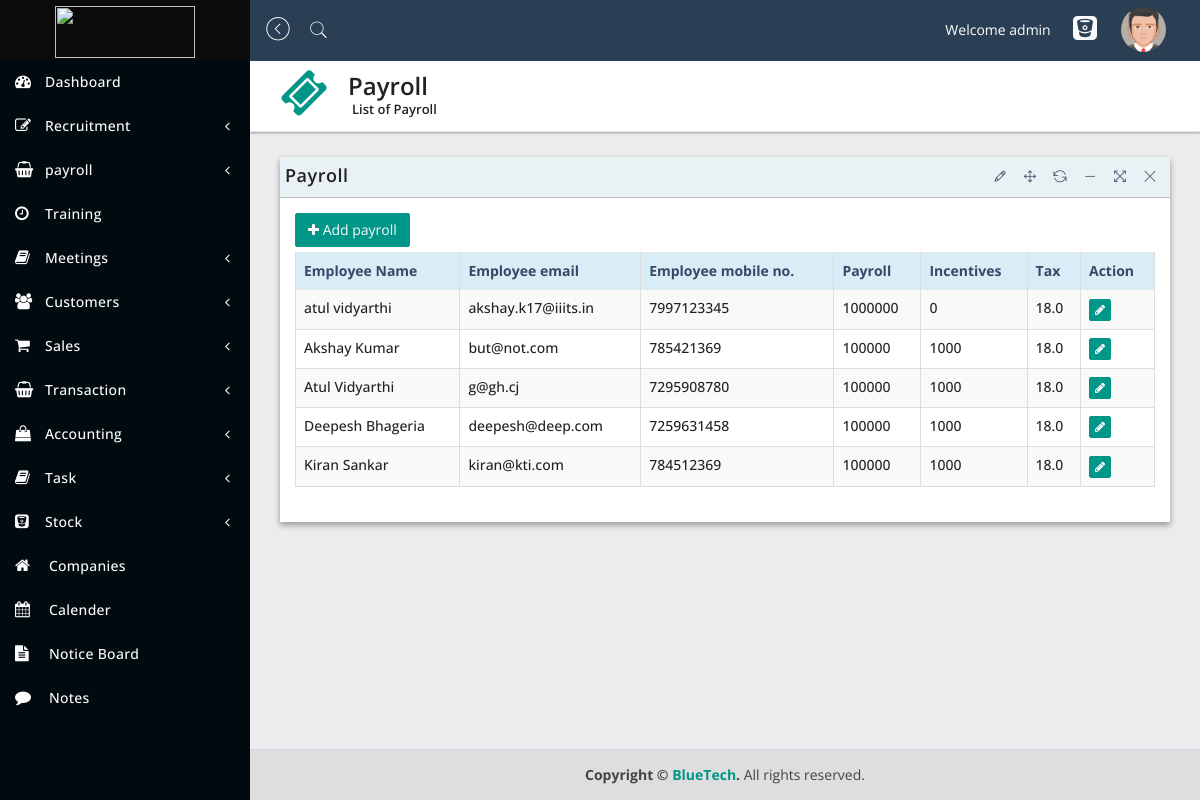
/hr/payroll/ (signed in), run on the app's committed database.
### HR/models.py (models this page shows)
class Salary(models.Model):
    employee_id = models.ForeignKey(Employee, on_delete=models.CASCADE)
    payroll = models.IntegerField()
    Incentives = models.IntegerField()
    tax = models.FloatField()
    class Meta:
        unique_together = ['employee_id']

### Users/models.py (models this page shows)
class Employee(models.Model):
    first_name = models.CharField(max_length=100)
    last_name = models.CharField(max_length=100)
    user = models.OneToOneField(User, on_delete=models.CASCADE)
    phone_no = models.CharField(max_length=15, null=True)
    date = models.DateField(null=True)
    GENDER_CHOICES = (('M', 'Male'),
                      ('F', 'Female'),)
    gender = models.CharField(max_length=50, null=True, choices=GENDER_CHOICES)
    DEPT_CHOICES = (('CEO', 'CEO'),
                    ('HR', 'HR'),
                    ('SALES', 'SALES'),
                    ('ACCOUNTS', 'ACCOUNTS'))
    dept = models.CharField(max_length=100, choices=DEPT_CHOICES)
    position = models.CharField(max_length=50, null=True)
    date_of_joining = models.DateField(null=True)
    reporting_to = models.ForeignKey(
        "Employee", null=True, on_delete=models.CASCADE)
    is_verified = models.BooleanField()
    is_complete = models.BooleanField()
    cv = models.FileField(upload_to='Media/cv')
    profile_pic = models.ImageField(upload_to='Media/profile_pics')
    def __str__(self):
        return self.user.username

### HR/views.py (the view)
# urls.py: path('payroll/', views.payroll, name='payroll'),
@login_required
def payroll(request):
    department = request.user.employee.dept
    if request.method == 'POST':
        payroll_form = PayrollForm(request.POST)
        if payroll_form.is_valid():
            payroll_form.save()
            return redirect(request.META.get('HTTP_REFERER'))
    else:
        payroll_form = PayrollForm()
    salary = Salary.objects.all()
    return render(request, 'HR/payroll.html',
                  context={'department': department, 'payroll_form': payroll_form, 'payroll': salary})

### templates/HR/payroll.html (shortened to what this page needs)
{% extends 'home/navbar.html' %}
{% load widget_tweaks %}
{% block body %}
    <div class="content-wrapper">
        <section class="content-header">
            <div class="header-icon">
                <i class="fa fa-ticket"></i>
            </div>
            <div class="header-title">
                <h1>Payroll</h1>
                <small>List of Payroll</small>
            </div>
        </section>
        <section class="content">
            <div class="row">
                <div class="col-sm-12">
                    <div class="panel panel-bd lobidrag">
                        <div class="panel-heading">
                            <div class="btn-group" id="buttonexport">
                                <a href="#">
                                    <h4>Payroll</h4>
                                </a>
                            </div>
                        </div>
                        <div class="panel-body">
                            <div class="btn-group">
                                <div class="buttonexport" id="buttonexport">
                                    <a href="#" class="btn btn-add" data-toggle="modal" data-target="#addnot"><i
                                            class="fa fa-plus"></i> Add payroll</a>
                                </div>
                            </div>
                            <div class="table-responsive">
                                <table id="dataTableExample1" class="table table-bordered table-striped table-hover">
                                    <thead>
                                    <tr class="info">
                                        <th>Employee Name</th>
                                        <th>Employee email</th>
                                        <th>Employee mobile no.</th>
                                        <th>Payroll</th>
                                        <th>Incentives</th>
                                        <th>Tax</th>
                                        <th>Action</th>
                                    </tr>
                                    </thead>
                                    <tbody>
                                    {% for pay in payroll %}
                                        <tr>
                                            <td>{{ pay.employee_id.first_name }}&nbsp;{{ pay.employee_id.last_name }}</td>
                                            <td>{{ pay.employee_id.user.email }}</td>
                                            <td>{{ pay.employee_id.phone_no }}</td>
                                            <td>{{ pay.payroll }}</td>
                                            <td>{{ pay.Incentives }}</td>
                                            <td>{{ pay.tax }}</td>
                                            <td>
                                                <button type="button" class="btn btn-add btn-xs" data-toggle="modal"
                                                        data-target="#update"><i class="fa fa-pencil"></i></button>
                                            </td>
                                        </tr>
                                    {% endfor %}
                                    </tbody>
                                </table>
                            </div>
                        </div>
                    </div>
                </div>
            </div>
        </section>
    </div>
{% endblock %}

### templates/home/navbar.html (shortened to what this page needs)
{% load static %}
<!DOCTYPE html>
<html lang="en">
<head>
    <link href="{% static 'assets/plugins/jquery-ui-1.12.1/jquery-ui.min.css' %}" rel="stylesheet" type="text/css"/>
    <link href="{% static 'assets/bootstrap/css/bootstrap.min.css' %}" rel="stylesheet" type="text/css"/>
    <link href="{% static 'assets/plugins/lobipanel/lobipanel.min.css' %}" rel="stylesheet" type="text/css"/>
    <link href="{% static 'assets/plugins/pace/flash.css' %}" rel="stylesheet" type="text/css"/>
    <link href="{% static 'assets/font-awesome/css/font-awesome.min.css' %}" rel="stylesheet" type="text/css"/>
    <link href="{% static 'assets/pe-icon-7-stroke/css/pe-icon-7-stroke.css' %}" rel="stylesheet" type="text/css"/>
    <link href="{% static 'assets/themify-icons/themify-icons.css' %}" rel="stylesheet" type="text/css"/>
    <link href="{% static 'assets/plugins/emojionearea/emojionearea.min.css' %}" rel="stylesheet" type="text/css"/>
    <link href="{% static 'assets/plugins/monthly/monthly.css' %}" rel="stylesheet" type="text/css"/>
    <link href="{% static 'assets/dist/css/stylecrm.css' %}" rel="stylesheet" type="text/css"/>
</head>
<body class="hold-transition sidebar-mini">
<div class="wrapper">
    <header class="main-header">
        <a href="{% url 'users:dashboard' %}" class="logo">
            <span class="logo-lg">
               <img src="{% static 'assets/images/logo.png' %}" style='width:80%;' alt="">
               </span>
        </a>
        <nav class="navbar navbar-static-top">
            <a href="#" class="sidebar-toggle" data-toggle="offcanvas" role="button">
                <span class="pe-7s-angle-left-circle"></span>
            </a>
            <a href="#search"><span class="pe-7s-search"></span></a>
            <div class="navbar-custom-menu">
                <ul class="nav navbar-nav">
                    <li><br><span style="color: white">Welcome {{ user.username }}</span>&nbsp;&nbsp;</li>
                    <li>
                        <a href="{% url 'users:hr:complaints_add' %}">
                            <i class="fa fa-bitbucket-square"></i>
                        </a>
                    </li>
                    <li class="dropdown dropdown-user">
                        <a href="#" class="dropdown-toggle" data-toggle="dropdown">
                            <img src="{% static 'assets/dist/img/avatar5.png' %}" class="img-circle" width="45"
                                 height="45" alt="user"></a>
                    </li>
                </ul>
            </div>
        </nav>
    </header>
    <aside class="main-sidebar">
        <div class="sidebar">
            <ul class="sidebar-menu">
                <li class="active">
                    <a href="{% url 'users:dashboard' %}"><i class="fa fa-tachometer"></i><span>Dashboard</span>
                    </a>
                </li>
                {% if department == 'CEO' %}
                    {% include 'HR/hr_navbar.html' %}
                    {% include 'Sales/sales_navbar.html' %}
                    {% include 'Accounts/accounts_navbar.html' %}
                {% endif %}
                <li class="treeview">
                    <a href="#">
                        <i class="fa fa-book"></i><span>Task</span>
                        <span class="pull-right-container">
                     <i class="fa fa-angle-left pull-right"></i>
                     </span>
                    </a>
                </li>
                <li class="treeview">
                    <a href="#">
                        <i class="fa fa-bitbucket-square"></i><span>Stock</span>
                        <span class="pull-right-container">
                     <i class="fa fa-angle-left pull-right"></i>
                     </span>
                    </a>
                </li>
                <li>
                    <a href="company.html">
                        <i class="fa fa-home"></i> <span>Companies</span>
                    </a>
                </li>
                <li>
                    <a href="calender.html">
                        <i class="fa fa-calendar"></i> <span>Calender</span>
                    </a>
                </li>
                <li>
                    <a href="notice.html">
                        <i class="fa fa-file-text"></i> <span>Notice Board</span>
                    </a>
                </li>
                <li>
                    <a href="note.html">
                        <i class="fa fa-comment"></i> <span>Notes</span>
                    </a>
                </li>
            </ul>
        </div>
    </aside>
    {% block body %}
    {% endblock %}
    <footer class="main-footer">
        <strong>Copyright &copy; <a href="#">BlueTech</a>.</strong> All rights reserved.
    </footer>
</div>
</body>
</html>

### data on the page
Salary: employee_id.first_name "atul", employee_id.last_name "vidyarthi", employee_id.user.email "akshay.k17@iiits.in", employee_id.phone_no "7997123345", payroll "1000000", Incentives "0", tax "18.0"
Salary: employee_id.first_name "Akshay", employee_id.last_name "Kumar", employee_id.user.email "but@not.com", employee_id.phone_no "785421369", payroll "100000", Incentives "1000", tax "18.0"
Salary: employee_id.first_name "Atul", employee_id.last_name "Vidyarthi", employee_id.user.email "g@gh.cj", employee_id.phone_no "7295908780", payroll "100000", Incentives "1000", tax "18.0"
Salary: employee_id.first_name "Deepesh", employee_id.last_name "Bhageria", employee_id.user.email "deepesh@deep.com", employee_id.phone_no "7259631458", payroll "100000", Incentives "1000", tax "18.0"
Salary: employee_id.first_name "Kiran", employee_id.last_name "Sankar", employee_id.user.email "kiran@kti.com", employee_id.phone_no "784512369", payroll "100000", Incentives "1000", tax "18.0"

### other printed values
{{ user.username }} "admin"
